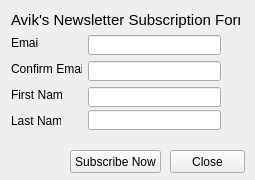
<?xml version="1.0" encoding="UTF-8"?>
<ui version="4.0">
 <class>Form</class>
 <widget class="QWidget" name="Form">
  <property name="geometry">
   <rect>
    <x>0</x>
    <y>0</y>
    <width>255</width>
    <height>180</height>
   </rect>
  </property>
  <property name="windowTitle">
   <string>Form</string>
  </property>
  <widget class="QLabel" name="label">
   <property name="geometry">
    <rect>
     <x>11</x>
     <y>11</y>
     <width>229</width>
     <height>18</height>
    </rect>
   </property>
   <property name="font">
    <font>
     <pointsize>11</pointsize>
    </font>
   </property>
   <property name="text">
    <string>Avik's Newsletter Subscription Form</string>
   </property>
  </widget>
  <widget class="QLabel" name="label_2">
   <property name="geometry">
    <rect>
     <x>11</x>
     <y>35</y>
     <width>28</width>
     <height>16</height>
    </rect>
   </property>
   <property name="text">
    <string>Email:</string>
   </property>
  </widget>
  <widget class="QLabel" name="label_3">
   <property name="geometry">
    <rect>
     <x>11</x>
     <y>61</y>
     <width>71</width>
     <height>16</height>
    </rect>
   </property>
   <property name="text">
    <string>Confirm Email: </string>
   </property>
  </widget>
  <widget class="QLabel" name="label_4">
   <property name="geometry">
    <rect>
     <x>11</x>
     <y>87</y>
     <width>51</width>
     <height>16</height>
    </rect>
   </property>
   <property name="text">
    <string>First Name</string>
   </property>
  </widget>
  <widget class="QLabel" name="label_5">
   <property name="geometry">
    <rect>
     <x>11</x>
     <y>113</y>
     <width>50</width>
     <height>16</height>
    </rect>
   </property>
   <property name="text">
    <string>Last Name</string>
   </property>
  </widget>
  <widget class="QLineEdit" name="lineEdit_email">
   <property name="geometry">
    <rect>
     <x>88</x>
     <y>35</y>
     <width>133</width>
     <height>20</height>
    </rect>
   </property>
  </widget>
  <widget class="QLineEdit" name="lineEdit_confemail">
   <property name="geometry">
    <rect>
     <x>88</x>
     <y>61</y>
     <width>133</width>
     <height>20</height>
    </rect>
   </property>
  </widget>
  <widget class="QLineEdit" name="lineEdit_fname">
   <property name="geometry">
    <rect>
     <x>88</x>
     <y>87</y>
     <width>133</width>
     <height>20</height>
    </rect>
   </property>
  </widget>
  <widget class="QLineEdit" name="lineEdit_lname">
   <property name="geometry">
    <rect>
     <x>88</x>
     <y>110</y>
     <width>133</width>
     <height>20</height>
    </rect>
   </property>
  </widget>
  <widget class="QPushButton" name="pushButton">
   <property name="geometry">
    <rect>
     <x>70</x>
     <y>150</y>
     <width>91</width>
     <height>23</height>
    </rect>
   </property>
   <property name="text">
    <string>Subscribe Now</string>
   </property>
  </widget>
  <widget class="QPushButton" name="pushButton_2">
   <property name="geometry">
    <rect>
     <x>170</x>
     <y>150</y>
     <width>75</width>
     <height>23</height>
    </rect>
   </property>
   <property name="text">
    <string>Close</string>
   </property>
  </widget>
 </widget>
 <resources/>
 <connections/>
</ui>
